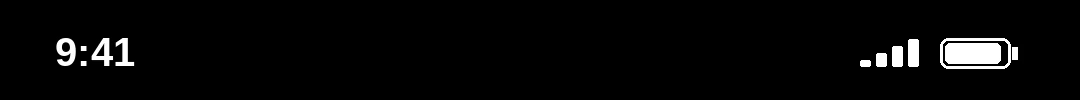
#> input picture postprocess/assets/statusbar_template.png, 1080 x 100 px
$ python postprocess.py assets/statusbar_template.png assets/statusbar_template.png
#> lines starting #> are read from the running program, lines starting #| are printed output that depends on the picture; after the words box and inside, x2 and y2 are one past the last pixel; in counts of white or black regions, pixels touching at a corner belong together
#!/usr/bin/env python3
"""Post-process rendered viral chat videos (output of build.py) into the final posting versions.

What it does to every video (see SPEC.md section 13 for the why):
  1. Replaces the old still home-screen + white splash (the first ~2s of the footage section)
     with the owner's real iPhone recording (assets/iphone_home_to_couplein.mp4):
     swipe across home pages -> tap CoupleIn -> iOS app-open zoom -> CoupleIn splash.
  2. Makes the HEADER and FOOTER match from the first frame to the last:
     - the same 9:41 status bar (assets/statusbar_template.png, cut from the chat render) on every
       section: chat, iPhone home screen, splash, app footage (black or white to suit the background);
     - the same iPhone home bar at the bottom of chat, splash and app footage
       (the home screen itself has none, like a real iPhone);
     - app footage is shifted down 100px so its own header sits under the status bar.
  3. Sets every still shot in the app footage to the time a viewer needs to read it
     (caption + on-screen evidence, minus time the caption was already on screen; never under 2s):
     too long -> trimmed, too short -> the frozen frame is held longer.
  4. Paints out the "Free Trial / N days left" card wherever it appears in the footage.
  5. Rebuilds the audio so every sound effect and the twist sting stay in sync.

Usage:
  python3 postprocess.py IN_DIR OUT_DIR V03 V80 ...      (IN_DIR holds V##.mp4 from build.py)
Needs: ffmpeg, Python 3 with numpy, Pillow, opencv-python-headless.
"""
import subprocess, numpy as np, json, wave, sys, os
from PIL import Image, ImageDraw, ImageFilter
import cv2

HERE = os.path.dirname(os.path.abspath(__file__))
ASSETS = os.path.join(HERE, 'assets')
W, H, FPS = 1080, 1920, 30
SB_H = 100            # status bar band height
SHIFT = 100           # app footage shifted down by this much
MIN_HOLD = 2.0        # never trim a still shot below this (punchline needs a beat)
ORIENT, CAP_WPS, EV_WPS, BEAT = 0.4, 4.0, 4.0, 0.3   # reading model (seconds, words/sec)

# ---------------------------------------------------------------- video io
# [16 lines left out: functions readv, small_frames, not called in this run]

# ---------------------------------------------------------------- header / footer
_c = np.array(Image.open(os.path.join(ASSETS, 'statusbar_template.png')).convert('L')).astype(float)
SB_ALPHA = np.clip((_c[:SB_H] - 20) / 235, 0, 1)[..., None]
IND = (381, 1900, 699, 1911)          # home bar box, matches the real iPhone recording
_m = Image.new('L', (W * 2, H * 2), 0)
#> _m: PIL image 2160x3840 L; every value is 0
ImageDraw.Draw(_m).rounded_rectangle([IND[0] * 2, IND[1] * 2, IND[2] * 2, IND[3] * 2], 12, fill=255)
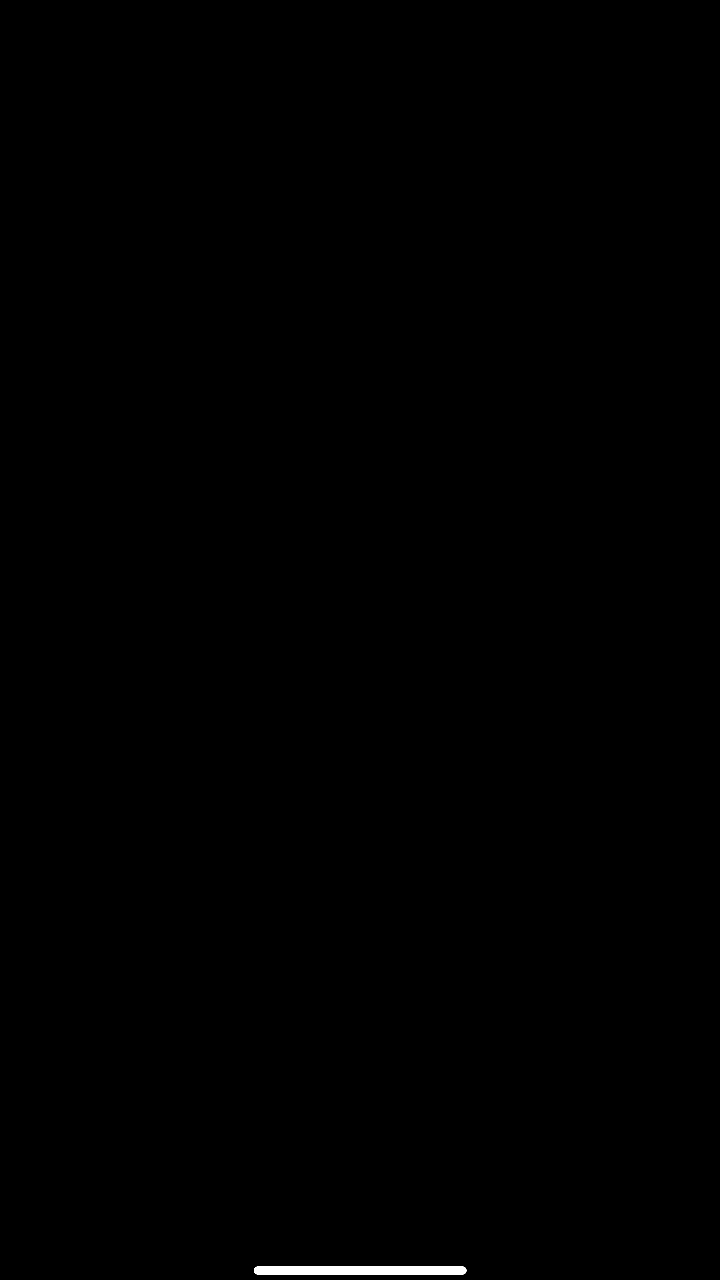
#> _m: PIL image 2160x3840 L (shown at 1/3 size); 0.18% white; 1 white region, box (x1, y1, x2, y2) and area: (762, 3800, 1399, 3823) 14535
IND_A = np.array(_m.resize((W, H), Image.LANCZOS)).astype(float)[..., None] / 255

def draw_sb(f, color):
    f = f.astype(float); f[:SB_H] = f[:SB_H] * (1 - SB_ALPHA) + np.array(color, float) * SB_ALPHA; return f

def draw_ind(f, color):
    f = f.astype(float); y0, y1 = IND[1] - 4, IND[3] + 4
    a = IND_A[y0:y1]; f[y0:y1] = f[y0:y1] * (1 - a) + np.array(color, float) * a; return f

def u8(f): return np.clip(f, 0, 255).astype(np.uint8)

def chat_post(f):
    return u8(draw_ind(f, (255, 255, 255)))       # chat already has the status bar; add white home bar

def footage_post(f, sb_col, ind_col):
    g = np.empty_like(f); g[SHIFT:] = f[:H - SHIFT]; g[:SHIFT] = f[0:1]
    return u8(draw_ind(draw_sb(g, sb_col), ind_col))

# ---------------------------------------------------------------- iPhone transition (shared by all videos)
# source ranges (seconds) kept from the recording: home-page swipes, then the CoupleIn page -> tap -> app-open zoom.
# 0.78-1.65 is cut: a detour onto the Screen Time widget page and back, plus extra hold before the tap.
KEEP_RANGES = [(0.0, 0.78), (1.65, 2.50)]
LAUNCH_FROM = 2.0                       # from here the app card is opening: clean its mini status bar
SPLASH_FRAMES = 10

def iphone_frames():
    src_path = os.path.join(ASSETS, 'iphone_home_to_couplein.mp4')
#> (the run stopped early here; a loop or call above may not have finished)
